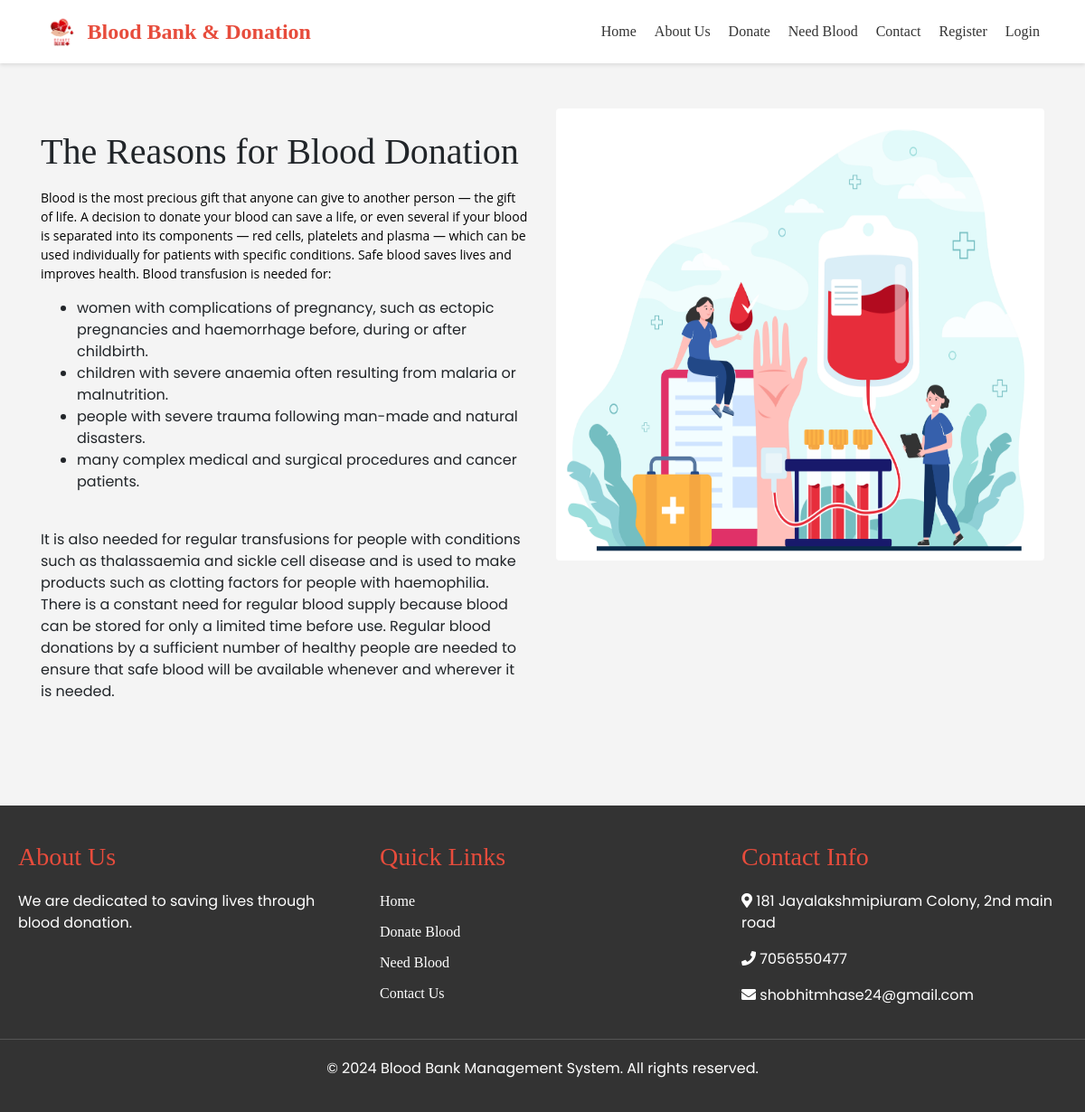
The app's page /why_donate_blood.php with its own data.
### tables this page shows
create table pages(
page_id int NOT NULL auto_increment UNIQUE,
page_name varchar(255) NOT NULL,
page_type varchar(255) NOT NULL,
page_data longtext NOT NULL
);

create table contact_info(
contact_id int auto_increment Not Null,
contact_address varchar(100) NOT NULL,
contact_mail varchar(50) NOT NULL,
contact_phone varchar(100) NOT NULL,
primary key(contact_id)
);

### why_donate_blood.php (the view, shortened to what this page needs)
<html>
<head>
  <link rel="stylesheet" href="https://maxcdn.bootstrapcdn.com/bootstrap/4.5.2/css/bootstrap.min.css">
</head>
<body>
<?php
include('head.php');
?>
<div id="page-container" style="margin-top:50px; position: relative;min-height: 84vh;">
  <div class="container">
  <div id="content-wrap" style="padding-bottom:50px;">
<div class="row">
    <div class="col-lg-6">
        <h1 class="mt-4 mb-3">The Reasons for Blood Donation </h1>
        <p>
          <?php
            include 'conn.php';
            $sql=$sql= "select * from pages where page_type='donor'";
            $result=mysqli_query($conn,$sql);
            if(mysqli_num_rows($result)>0)   {
                while($row = mysqli_fetch_assoc($result)) {
                  echo $row['page_data'];
                }
              }
           ?>
      </p>
    </div>
    <div class="col-lg-6">
        <img class="img-fluid rounded" src="image\ab.jpg" style="height:500px; width:800px" alt="error"  >
    </div>
</div>
</div>
</div>
<br>
<br>
<?php include('footer.php')
?>
</div>
</body>
</html>

### footer.php (shortened to what this page needs)
<?php
include 'conn.php';
$sql = "SELECT * FROM contact_info WHERE contact_id = 1";
$result = mysqli_query($conn, $sql);
$contact_info = mysqli_fetch_assoc($result);
?>
<!DOCTYPE html>
<html lang="en">
<head>
    <link rel="stylesheet" href="https://cdnjs.cloudflare.com/ajax/libs/font-awesome/5.15.3/css/all.min.css">
</head>
<body>
    <footer id="footer">
        <div class="footer-content">
            <div class="footer-section">
                <h3>About Us</h3>
                <p>We are dedicated to saving lives through blood donation.</p>
            </div>
            <div class="footer-section">
                <h3>Quick Links</h3>
                <ul>
                    <li><a href="home.php">Home</a></li>
                    <li><a href="donate_blood.php">Donate Blood</a></li>
                    <li><a href="need_blood.php">Need Blood</a></li>
                    <li><a href="contact_us.php">Contact Us</a></li>
                </ul>
            </div>
            <div class="footer-section">
                <h3>Contact Info</h3>
                <p><i class="fas fa-map-marker-alt"></i> <?php echo $contact_info['contact_address']; ?></p>
                <p><i class="fas fa-phone"></i> <?php echo $contact_info['contact_phone']; ?></p>
                <p><i class="fas fa-envelope"></i> <?php echo $contact_info['contact_mail']; ?></p>
            </div>
        </div>
        <div class="footer-bottom">
            <p>&copy; <?php echo date("Y"); ?> Blood Bank Management System. All rights reserved.</p>
        </div>
    </footer>
</body>
</html>

### why_donate_blood.php (style rules this page uses)
h1 { font-family: "Palatino"; }
h3 { font-family: "Palatino"; }
a { font-family: "Palatino"; }

### head.php (style rules this page uses)
body { margin: 0; font-family: 'Poppins', sans-serif; background-color: #f4f4f4; }

### footer.php (style rules this page uses)
#footer { background-color: #333; color: #fff; padding: 40px 0 20px; }
.footer-content { display: flex; justify-content: space-around; flex-wrap: wrap; max-width: 1200px; margin: 0 auto; }
.footer-section { flex: 1; margin: 0 20px; min-width: 200px; }
.footer-section h3 { color: #e74c3c; margin-bottom: 20px; }
.footer-section ul { list-style-type: none; padding: 0; }
.footer-section ul li { margin-bottom: 10px; }
.footer-section ul li a { color: #fff; text-decoration: none; }
.footer-bottom { text-align: center; margin-top: 20px; padding-top: 20px; border-top: 1px solid #555; }

### records on screen
pages: page_data "Blood is the most precious gift that anyone can give to another person — the gift of life. A decision to donate your blood can save a life, or even several if your blood is separated into its components — red cells, platelets and plasma — which can be used individually for patients with specific conditions. Safe blood saves lives and improves health. Blood transfusion is needed for: women with complications of pregnancy, such as ectopic pregnancies and haemorrhage before, during or after childbirth. children with severe anaemia often resulting from malaria or malnutrition. people with severe trauma following man-made and natural disasters. many complex medical and surgical procedures and…"
contact_info: contact_address "181 Jayalakshmipiuram Colony, 2nd main road", contact_phone "7056550477", contact_mail "shobhitmhase24@gmail.com"
